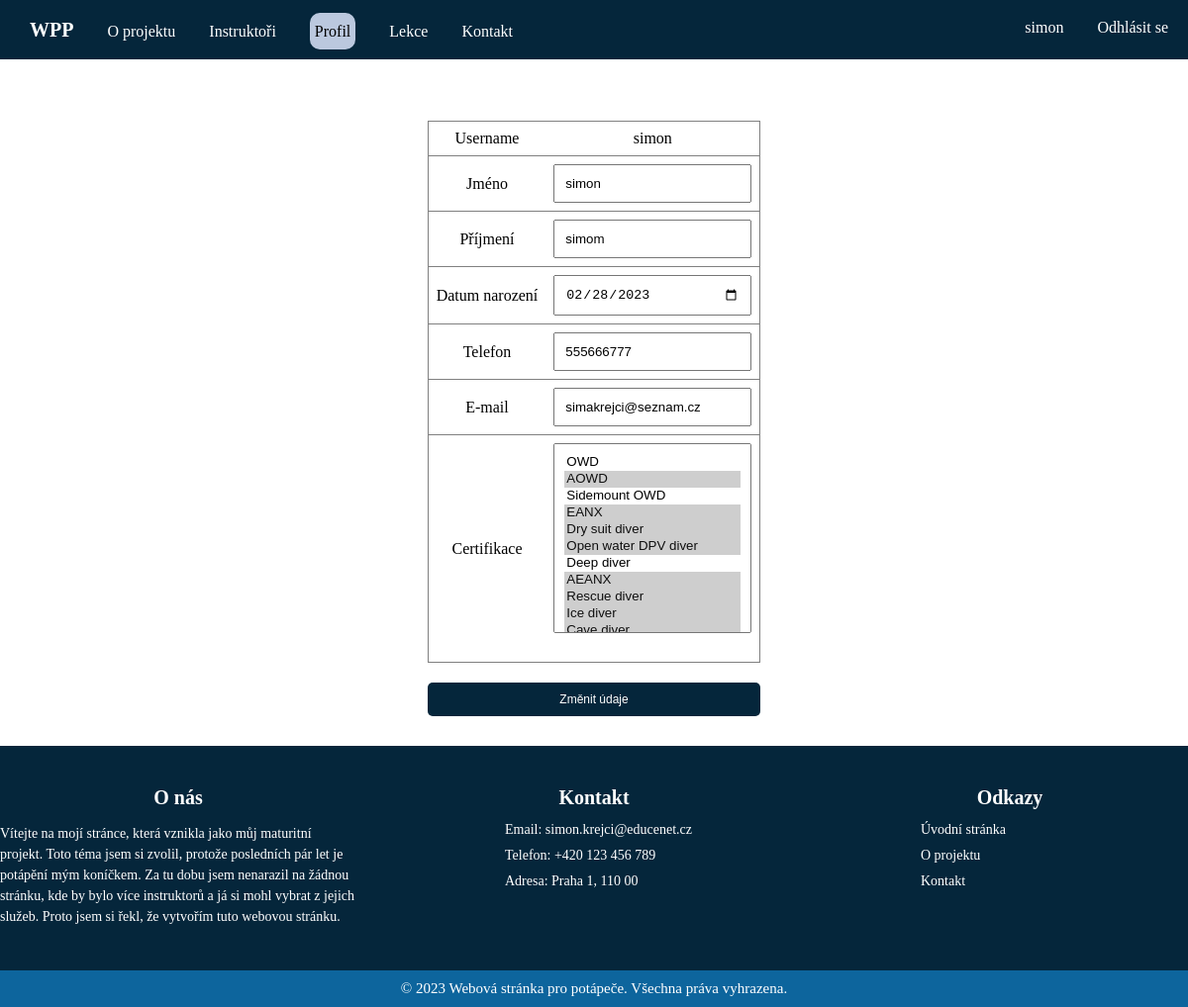
Screenshot of /profil (signed in) with the database file from the repository.
### tables this page shows
CREATE TABLE "student" (
	"id"	integer NOT NULL,
	"jmeno"	text,
	"prijmeni"	text,
	"datum_narozeni"	text,
	"telefon"	text,
	"email"	text,
	"username"	text,
	"sul"	TEXT,
	"password"	text,
	PRIMARY KEY("id" AUTOINCREMENT)
);

### hlavni.py (the view, shortened to what this page needs)
@app.route("/profil", methods=["GET", "POST"])
def profil():
    if "username" not in session:
        return redirect(url_for("index"))
    if session["usertype"] == "admin":
        return redirect(url_for("index"))
    conn = get_db_connection()
    cur = conn.cursor()
    cur.execute("SELECT * FROM certifikace")
    certifikace = cur.fetchall()
    cur.execute(
        "SELECT certifikace.id_c FROM vlastnim_certifikaci INNER JOIN certifikace ON vlastnim_certifikaci.id_c=certifikace.id_c WHERE status_uzivatele='student' AND id_uzivatele=?",
        [session["id"]])
    vysledek = cur.fetchall()
    c_studenta = []
    for i in vysledek:
        c_studenta.append(i["id_c"])
    cur.execute("SELECT * FROM student WHERE id=?", [session["id"]])
    student = cur.fetchone()
    return render_template("profil_student.html", student=student, certifikace=certifikace, c_studenta=c_studenta)

### hlavni.py (called while the page is built)
def get_db_connection():
    conn = sqlite3.connect('database.db')
    conn.row_factory = sqlite3.Row
    return conn

### templates/profil_student.html (shortened to what this page needs)
{%extends 'navbar.html'%}
{% block content %}
<h2>Profil studenta</h2>
<form method="POST">
	<table rules="rows" border="1">
		<tr>
			<td>Username</td>
			<td style="width: 200px">{{ session["username"] }}</td>
		</tr>
		<tr>
			<td>Jméno</td>
			<td><input type="text" value="{{student.jmeno}}" name="jmeno"></td>
		</tr>
		<tr>
			<td>Příjmení</td>
			<td><input type="text" value="{{student.prijmeni}}" name="prijmeni"></td>
		</tr>
		<tr>
			<td>Datum narození</td>
			<td><input type="date" value="{{student.datum_narozeni}}" name="datum_narozeni"></td>
		</tr>
		<tr>
			<td>Telefon</td>
			<td><input type="tel" value="{{student.telefon}}" name="telefon" pattern="[0-9]{9}"></td>
		</tr>
		<tr>
			<td>E-mail</td>
			<td><input type="email" value="{{student.email}}" name="email"></td>
		</tr>
		<tr>
			<td>Certifikace</td>
			<td>
				<select multiple size="10" name="certifikace">
				{% for c in certifikace %}
					{% if c.id_c in c_studenta %}
						<option class="multioption" value="{{c.id_c}}" selected>{{c.licence}}</option>
					{% else %}
						<option class="multioption" value="{{c.id_c}}">{{c.licence}}</option>
					{% endif %}
				{% endfor %}
				</select>
			</td>
		</tr>
	</table>
	<input type="submit" value="Změnit údaje">
</form>
{% endblock %}

### static/style.css (style rules this page uses)
html, body { height: 100%; }
body { margin: 0; padding: 0; font-family: montserrat; background: white; }
td, th { padding: 8px; text-align: center; max-width: 300px; }

### static/formulare2.css (style rules this page uses)
h1, h2, h3, h4 { margin: 1px 0px 3px 0px; text-align: center; color: white; font-size: 50px; }
form { display: inline-block; text-align: left; }
label, input[type="text"], input[type="password"], input[type="date"], input[type="tel"], input[type="number"], input[type="email"], input[type="datetime-local"], input[type="time"], select, textarea { width: 100%; padding: 10px; margin-bottom: 20px; box-sizing: border-box; }
input[type="submit"]:not(.zapsat-button, .odhlasit-button) { width: 100%; padding: 10px 20px; background-color: #05263B; color: #fff; border: none; border-radius: 5px; cursor: pointer; margin-top: 20px; margin-bottom: 20px; font-size: 12px; }
input[type="submit"]:not(.zapsat-button, .odhlasit-button):hover { background-color: #BBC8DE; color: black; }

### templates/profil_student.html (style rules this page uses)
input { margin-bottom: 0px !important; }

### rows the page displays
student: jmeno "simon", prijmeni "simom", datum_narozeni "02/28/2023", telefon "555666777", email "simakrejci@seznam.cz"

### other values shown
{{ session["username"] }} "simon"
form field certifikace "OWD / AOWD ☑ / Sidemount OWD / EANX ☑ / Dry suit diver ☑ / Open water DPV diver ☑ / Deep diver / AEANX ☑ / Rescue diver ☑ / Ice diver ☑"
